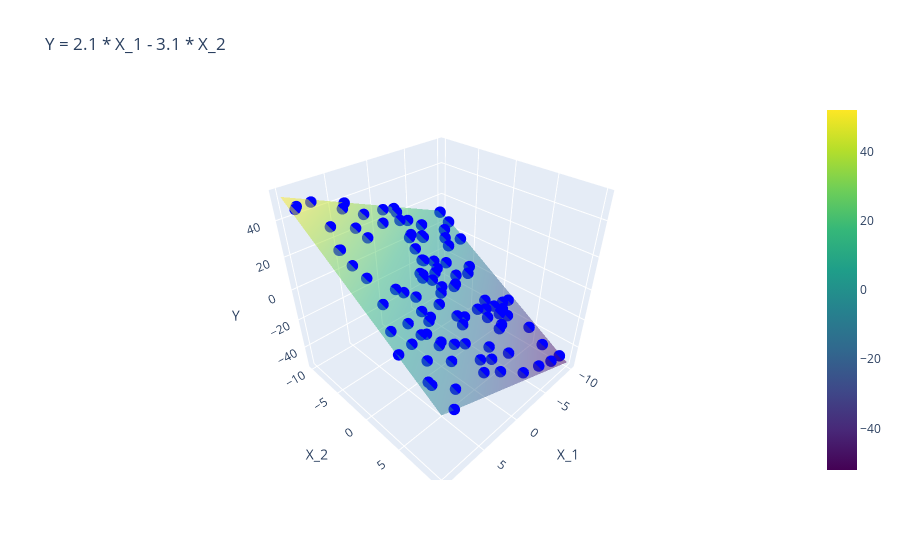

Notebook code for this chart:
### Code cell
X1, X2 = np.meshgrid(np.linspace(-10, 10, 50), np.linspace(-10, 10, 50))
Y_plane = 2.1 * X1 - 3.1 * X2


fig = go.Figure()
fig.add_trace(go.Surface(x=X1, y=X2, z=Y_plane, colorscale='Viridis', opacity=0.5))
fig.add_trace(go.Scatter3d(x=x1, y=x2, z=y, mode='markers', marker=dict(size=4, color='blue')))
fig.update_layout(title='Y = 2.1 * X_1 - 3.1 * X_2',
                  scene=dict(
                      xaxis_title='X_1',
                      yaxis_title='X_2',
                      zaxis_title='Y'
                  ))
fig.show()
